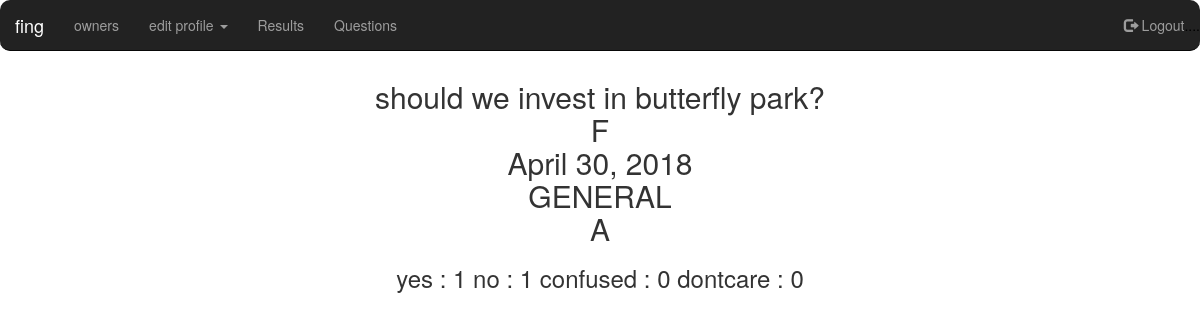
The page /results/5/ (signed in) on the database its author committed.
### mysite/models.py (models this page shows, shortened)
class QuestionTable(models.Model):
    question_text = models.CharField(max_length=100, blank=False)
    question_text_undrscr= models.CharField(max_length=100, blank=False)
    gender = models.CharField(max_length=1, choices=(('M','Male'),('F','Female'),('A','All')), blank=False, default='A')
    category = models.CharField(max_length=20, choices=(('ACADEMICS', 'ACADEMICS'), ('HOSTEL', 'HOSTEL'),('SPORTS','SPORTS'),('TIMETABLE','TIMETABLE'),('EVENTS','EVENTS'),('FESTIVAL','FESTIVAL'),('TRIP','TRIP'),('GENERAL','GENERAL')), default='GENERAL')
    yes_vote = models.PositiveIntegerField(default=0)
    no_vote =  models.PositiveIntegerField(default=0)
    dontcare_vote = models.PositiveIntegerField(default=0)
    confused_vote = models.PositiveIntegerField(default=0)
    dead_line = models.DateField()

### mysite/views.py (the view)
# urls.py: url(r'^results/(?P<q_id>[0-9]+)/$', result_detail, name='result-detail',),
def result_detail(request, q_id):
    if not request.user.is_authenticated():
        return redirect('/')
    q = QuestionTable.objects.filter(id = q_id, dead_line__lt=timezone.now())
    if q.count() == 0:
        return redirect('/questions/'+q_id+'/')
    question = get_object_or_404(QuestionTable, pk=q_id)
    user_gender = UserProfileModel.objects.get(user=request.user).gender
    return render(request, 'mysite/question/detail2.html',{'question':question, 'user_gender':user_gender })

### mysite/templates/mysite/question/detail2.html (shortened to what this page needs)
<!DOCTYPE html>
<html lang="en">
<head>
    {% load staticfiles %}
    <link rel="stylesheet" href="https://maxcdn.bootstrapcdn.com/bootstrap/3.3.7/css/bootstrap.min.css">
    <link rel="stylesheet" type="text/css" href="{% static 'mysite' %}">
</head>
<body>
<nav class="navbar navbar-inverse navbar-fixed-top">
    <div class="contaner-fluid">
        <div class="navbar-header">
            <a class="navbar-brand active" href="{% url 'home' %}">fing</a>
        </div>
        <div class="collapse navbar-collapse" id="topNavBar">
            <ul class="nav navbar-nav">
                <li><a href="{% url 'owners' %}">owners</a></li>
                <li class="dropdown">
                  <a class="dropdown-toggle" data-toggle="dropdown" href="#">edit profile <span class="caret"></span></a>
                </li>
                <li><a href="{% url 'results' %}">Results</a></li>
                <li><a href="{% url 'questions' %}">Questions</a></li>
            </ul>
            <ul class="nav navbar-nav navbar-right">
                <li><a href="{% url 'logout' %}"><span class="glyphicon glyphicon-log-out"></span> Logout<span style="color:black">....</span></a></li>
            </ul>
        </div>
    </div>
</nav>
<br><br><br>
<center>
<div style="width:90%">
    {% if queston.gender == user_gender or question.gender == "A" %}
    <h2>{{ question.question_text }}  <br>{{ user_gender }}<br>{{ question.dead_line }}<br>{{ question.category }}<br>
        {{ question.gender }}</h2>
    <h3>yes : {{ question.yes_vote }}
    no : {{ question.no_vote }}
    confused : {{ question.confused_vote }}
    dontcare : {{ question.dontcare_vote }}
    </h3>
    <div id="piechart_3d" style="width:500px; height:500px;"></div>
    {% else %}
    <h2>this question wasnt meant to be viewed by you, you cant view/vote/see result of this question</h2>
    {% endif %}
</div>
</center>
</body>
</html>

### mysite/templates/mysite/question/detail2.html (style rules this page uses)
.navbar { border-radius:10px; }

### rows shown on the page
QuestionTable: question_text "should we invest in butterfly park?", dead_line "April 30, 2018", category "GENERAL", gender "A", yes_vote "1", no_vote "1", confused_vote "0", dontcare_vote "0"

### other values the page prints
{{ user_gender }} "F"
